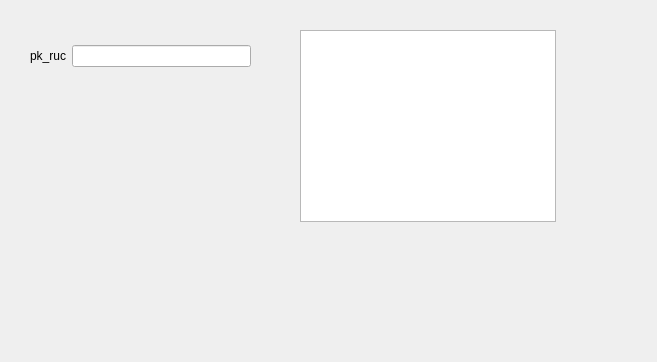
<?xml version="1.0" encoding="UTF-8"?>
<ui version="4.0">
<class>ui_search_transportista</class>
<widget class="QWidget" name="ui_search_transportista">
  <property name="geometry">
   <rect>
    <x>0</x>
    <y>0</y>
    <width>657</width>
    <height>362</height>
   </rect>
  </property>
  <property name="windowTitle">
   <string>SearchForm</string>
  </property>
  <widget class="QWidget" name="gridLayoutWidget">
   <property name="geometry">
    <rect>
     <x>30</x>
     <y>30</y>
     <width>221</width>
     <height>53</height>
    </rect>
   </property>
   <layout class="QGridLayout" name="gridLayout">
<item row="1" column ="0">
<widget class="QLabel" name="l_pk_ruc">
<property name="text">
<string>pk_ruc</string>
</property>
</widget>
</item>
<item row="1" column="1">
<widget class="LineEdit" name="le_pk_ruc"/>
</item>
  </layout>
  </widget>
  <widget class="QTableView" name="tableView">
   <property name="geometry">
    <rect>
     <x>300</x>
     <y>30</y>
     <width>256</width>
     <height>192</height>
    </rect>
   </property>
  </widget>
 </widget>
 <customwidgets>
  <customwidget>
   <class>LineEdit</class>
   <extends>QLineEdit</extends>
   <header>lineedit.h</header>
  </customwidget>
 </customwidgets>
 <resources/>
 <connections/>
</ui>
